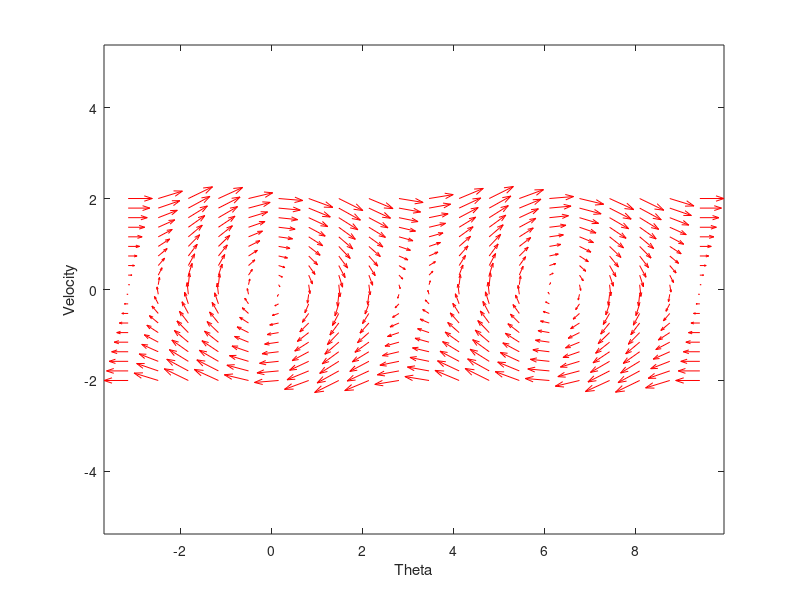

MATLAB code for this plot: (Note: this script raises an error after producing the figure.)
f = @(t,theta, v) [v; -sin(theta)];

theta_range = linspace(-pi,3*pi,20);
v_range = linspace(-2,2,20);

% creates two matrices one for all the x-values on the grid, and one for
% all the y-values on the grid. Note that x and y are matrices of the same
% size and shape, in this case 20 rows and 20 columns
[x,y] = meshgrid(theta_range,v_range);
size(x)
size(y)

u = zeros(size(x));
v = zeros(size(x));
% we can use a single loop over each element to compute the derivatives at
% each point (y1, y2)
t=0; % we want the derivatives at each point at t=0, i.e. the starting time
for i = 1:numel(x)
    Yprime = f(t,x(i), y(i));
    u(i) = Yprime(1);
    v(i) = Yprime(2);
end

quiver(x,y,u,v,'r'); figure(gcf)
xlabel('Theta')
ylabel('Velocity')
axis tight equal;

T = 15;
hold on
for theta0 = 0
    for v0 = [0 0.5 1 1.5 1.9 1.99 2 2.01]
        %Replace with solver from [0,T] of our scheme
        %[ts,ys] = ode45(f,[0,50],[0,v0]); 
        [ts, ys] = my_Solver(T, theta0, v0);
        plot(ys(:,1),ys(:,2))
        plot(ys(1,1),ys(1,2),'bo') % starting point
        plot(ys(end,1),ys(end,2),'ks') % ending point
    end
end
for theta0 = 2*pi
    for v0 = [-2.01 -2 0 0.5 1 1.5 1.9 1.99]
        %Replace with solver from [0,T] of our scheme
        %[ts,ys] = ode45(f,[0,50],[0,v0]); 
        [ts, ys] = my_Solver(T, theta0, v0);
        plot(ys(:,1),ys(:,2))
        plot(ys(1,1),ys(1,2),'bo') % starting point
        plot(ys(end,1),ys(end,2),'ks') % ending point
    end
end
hold off

function [ts, ys] = my_Solver(T, theta0, v0)

dt = 1e-4; nsteps = T/dt;
ts = linspace(0,T,nsteps+1);

ys = zeros(nsteps+1,2);
theta = theta0; v = v0;
ys(1,1) = theta; ys(1,2) = v;

for t=1:nsteps
        %Update the variables
        theta = theta + dt*v;
        v = v - dt*sin(theta);
        %Store the variables
        ys(t+1,1) = theta; ys(t+1,2) = v;
end

end



